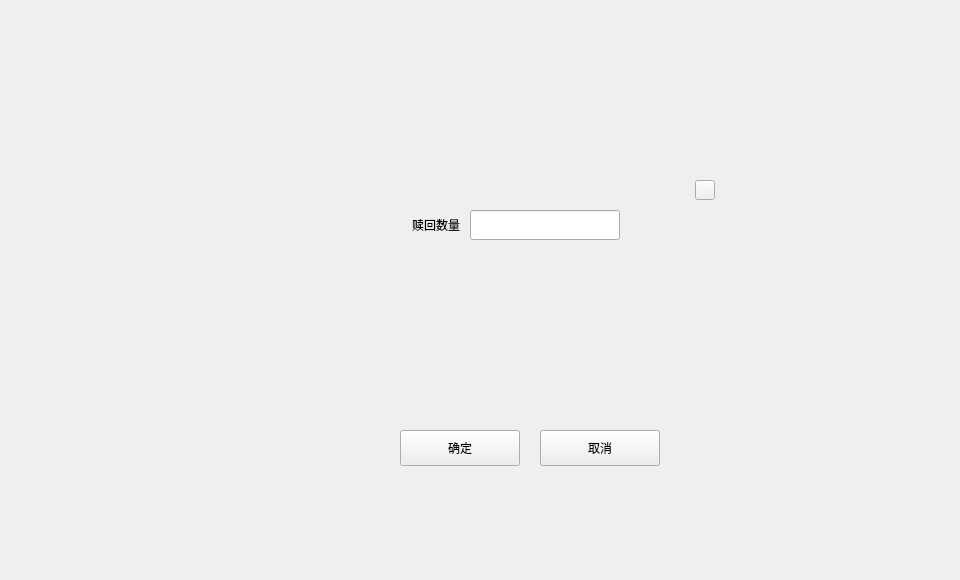
<?xml version="1.0" encoding="UTF-8"?>
<ui version="4.0">
 <class>ForecloseDialog</class>
 <widget class="QDialog" name="ForecloseDialog">
  <property name="geometry">
   <rect>
    <x>0</x>
    <y>0</y>
    <width>960</width>
    <height>580</height>
   </rect>
  </property>
  <property name="windowTitle">
   <string>Dialog</string>
  </property>
  <widget class="QWidget" name="widget" native="true">
   <property name="geometry">
    <rect>
     <x>0</x>
     <y>0</y>
     <width>960</width>
     <height>580</height>
    </rect>
   </property>
   <widget class="QWidget" name="containerWidget" native="true">
    <property name="geometry">
     <rect>
      <x>320</x>
      <y>160</y>
      <width>420</width>
      <height>340</height>
     </rect>
    </property>
    <property name="font">
     <font>
      <family>Microsoft YaHei UI Light</family>
     </font>
    </property>
    <widget class="QToolButton" name="cancelBtn">
     <property name="geometry">
      <rect>
       <x>220</x>
       <y>270</y>
       <width>120</width>
       <height>36</height>
      </rect>
     </property>
     <property name="font">
      <font>
       <family>Microsoft YaHei UI Light</family>
      </font>
     </property>
     <property name="cursor">
      <cursorShape>PointingHandCursor</cursorShape>
     </property>
     <property name="focusPolicy">
      <enum>Qt::NoFocus</enum>
     </property>
     <property name="styleSheet">
      <string notr="true"/>
     </property>
     <property name="text">
      <string>取消</string>
     </property>
    </widget>
    <widget class="QToolButton" name="okBtn">
     <property name="geometry">
      <rect>
       <x>80</x>
       <y>270</y>
       <width>120</width>
       <height>36</height>
      </rect>
     </property>
     <property name="font">
      <font>
       <family>Microsoft YaHei UI Light</family>
      </font>
     </property>
     <property name="cursor">
      <cursorShape>PointingHandCursor</cursorShape>
     </property>
     <property name="focusPolicy">
      <enum>Qt::NoFocus</enum>
     </property>
     <property name="styleSheet">
      <string notr="true"/>
     </property>
     <property name="text">
      <string>确定</string>
     </property>
    </widget>
    <widget class="QToolButton" name="closeBtn">
     <property name="geometry">
      <rect>
       <x>375</x>
       <y>20</y>
       <width>20</width>
       <height>20</height>
      </rect>
     </property>
     <property name="cursor">
      <cursorShape>PointingHandCursor</cursorShape>
     </property>
     <property name="focusPolicy">
      <enum>Qt::NoFocus</enum>
     </property>
     <property name="styleSheet">
      <string notr="true"/>
     </property>
     <property name="text">
      <string/>
     </property>
    </widget>
    <widget class="QLabel" name="label_3">
     <property name="geometry">
      <rect>
       <x>40</x>
       <y>45</y>
       <width>100</width>
       <height>40</height>
      </rect>
     </property>
     <property name="text">
      <string>赎回数量</string>
     </property>
     <property name="alignment">
      <set>Qt::AlignRight|Qt::AlignTrailing|Qt::AlignVCenter</set>
     </property>
     <property name="wordWrap">
      <bool>true</bool>
     </property>
    </widget>
    <widget class="QLineEdit" name="amountLineEdit">
     <property name="geometry">
      <rect>
       <x>150</x>
       <y>50</y>
       <width>150</width>
       <height>30</height>
      </rect>
     </property>
     <property name="contextMenuPolicy">
      <enum>Qt::DefaultContextMenu</enum>
     </property>
     <property name="styleSheet">
      <string notr="true"/>
     </property>
     <property name="maxLength">
      <number>20</number>
     </property>
    </widget>
    <widget class="QLabel" name="assetLabel">
     <property name="geometry">
      <rect>
       <x>240</x>
       <y>130</y>
       <width>120</width>
       <height>30</height>
      </rect>
     </property>
     <property name="text">
      <string/>
     </property>
     <property name="alignment">
      <set>Qt::AlignLeading|Qt::AlignLeft|Qt::AlignVCenter</set>
     </property>
    </widget>
    <widget class="QStackedWidget" name="stackedWidget">
     <property name="geometry">
      <rect>
       <x>80</x>
       <y>100</y>
       <width>240</width>
       <height>156</height>
      </rect>
     </property>
    </widget>
   </widget>
  </widget>
 </widget>
 <resources/>
 <connections/>
</ui>
